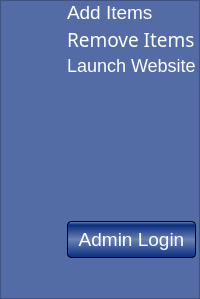
        <widget class="QFrame" name="sidebar_frame">
         <property name="styleSheet">
          <string notr="true">/*background-color: #8496C0;&lt;- older hue*/ 
background-color: #536Ca6;</string>
         </property>
         <property name="frameShape">
          <enum>QFrame::StyledPanel</enum>
         </property>
         <property name="frameShadow">
          <enum>QFrame::Raised</enum>
         </property>
         <layout class="QGridLayout" name="gridLayout">
          <property name="leftMargin">
           <number>3</number>
          </property>
          <property name="topMargin">
           <number>0</number>
          </property>
          <property name="rightMargin">
           <number>3</number>
          </property>
          <property name="bottomMargin">
           <number>0</number>
          </property>
          <property name="horizontalSpacing">
           <number>4</number>
          </property>
          <property name="verticalSpacing">
           <number>2</number>
          </property>
          <item row="4" column="1">
           <widget class="QPushButton" name="change_user_level_button">
            <property name="styleSheet">
             <string notr="true">QPushButton#change_user_level_button
{
	color: #ffffff;
	font-family: &quot;SourceSans3&quot;, sans-serif;
	font-size: 19px;
	font-weight: 400;
	
	background-color: QLinearGradient( x1: 0, y1: 0, x2: 0, y2: 1, stop: 0 #6b81b3, stop: 0.1 #092d80, stop: 0.5 #6b81b3 stop: 1 #092d80, stop: 1 #092d80);
	border-style: outset;
	border-width: 1px;
	border-color:black;
	padding: 6px;
	outline-offset: 4px;
	border-radius: 4px;

}

QPushButton:hover:!pressed#change_user_level_button
{
	background-color: QLinearGradient( x1: 0, y1: 0, x2: 0, y2: 1, stop: 0 #C46A33, stop: 0.1 #FF8500, stop: 0.5 #FF7500 stop: 1 #FF6500, stop: 1 #C46A33);
}</string>
            </property>
            <property name="text">
             <string>Admin Login</string>
            </property>
           </widget>
          </item>
          <item row="2" column="1">
           <widget class="QPushButton" name="launch_website_tab_button">
            <property name="styleSheet">
             <string notr="true">QPushButton#launch_website_tab_button
{
	color: #ffffff;
	font-family: &quot;SourceSans3&quot;, sans-serif;
	font-size: 18px;
	font-weight: 400;
	text-align: left;
	border: 0;
	background: none;
	box-shadow: none;
	border-radius: 0px;
}

QPushButton:hover:!pressed#launch_website_tab_button
{
	background-color: QLinearGradient( x1: 0, y1: 0, x2: 0, y2: 1, stop: 0 #C46A33, stop: 0.1 #FF8500, stop: 0.5 #FF7500 stop: 1 #FF6500, stop: 1 #C46A33);
}</string>
            </property>
            <property name="text">
             <string>Launch Website</string>
            </property>
           </widget>
          </item>
          <item row="5" column="1">
           <spacer name="verticalSpacer_2">
            <property name="orientation">
             <enum>Qt::Vertical</enum>
            </property>
            <property name="sizeType">
             <enum>QSizePolicy::Maximum</enum>
            </property>
            <property name="sizeHint" stdset="0">
             <size>
              <width>20</width>
              <height>40</height>
             </size>
            </property>
           </spacer>
          </item>
          <item row="1" column="1">
           <widget class="QPushButton" name="remove_item_tab_button">
            <property name="font">
             <font>
              <family>SourceSans3,sans-serif</family>
              <pointsize>-1</pointsize>
              <weight>50</weight>
              <bold>false</bold>
             </font>
            </property>
            <property name="styleSheet">
             <string notr="true">QPushButton#remove_item_tab_button
{
	color: #ffffff;
	font-family: &quot;SourceSans3&quot;, sans-serif;
	font-size: 19px;
	font-weight: 400;
	text-align: left;
	border: 0;
 	background: none;
 	box-shadow: none;
 	border-radius: 0px;
}

QPushButton:hover:!pressed#remove_item_tab_button
{
	background-color: QLinearGradient( x1: 0, y1: 0, x2: 0, y2: 1, stop: 0 #C46A33, stop: 0.1 #FF8500, stop: 0.5 		#FF7500 stop: 1 #FF6500, stop: 1 #C46A33);
}</string>
            </property>
            <property name="text">
             <string>Remove Items</string>
            </property>
           </widget>
          </item>
          <item row="0" column="1">
           <widget class="QPushButton" name="add_item_tab_button">
            <property name="layoutDirection">
             <enum>Qt::LeftToRight</enum>
            </property>
            <property name="styleSheet">
             <string notr="true">QPushButton#add_item_tab_button
{
	color: #ffffff;
	font-family: &quot;SourceSans3&quot;, sans-serif;
	font-size: 19px;
	font-weight: 400;
	text-align: left;
	border: 0;
 	background: none;
	box-shadow: none;
	border-radius: 0px;
}

QPushButton:hover:!pressed#add_item_tab_button
{
	background-color: QLinearGradient( x1: 0, y1: 0, x2: 0, y2: 1, stop: 0 #C46A33, stop: 0.1 #FF8500, stop: 0.5 #FF7500 stop: 1 #FF6500, stop: 1 #C46A33);
	

}</string>
            </property>
            <property name="text">
             <string>Add Items</string>
            </property>
           </widget>
          </item>
          <item row="2" column="0">
           <widget class="QLabel" name="view_item_icon">
            <property name="text">
             <string/>
            </property>
            <property name="pixmap">
             <pixmap>icons8-view-20.png</pixmap>
            </property>
           </widget>
          </item>
          <item row="1" column="0">
           <widget class="QLabel" name="remove_item_icon">
            <property name="text">
             <string/>
            </property>
            <property name="pixmap">
             <pixmap>icons8-minus-20.png</pixmap>
            </property>
           </widget>
          </item>
          <item row="4" column="0">
           <widget class="QLabel" name="user_level_icon">
            <property name="text">
             <string/>
            </property>
            <property name="pixmap">
             <pixmap>icons8-user-20.png</pixmap>
            </property>
           </widget>
          </item>
          <item row="0" column="0">
           <widget class="QLabel" name="add_item_icon">
            <property name="text">
             <string/>
            </property>
            <property name="pixmap">
             <pixmap>icons8-add-20.png</pixmap>
            </property>
           </widget>
          </item>
          <item row="3" column="1">
           <spacer name="verticalSpacer">
            <property name="orientation">
             <enum>Qt::Vertical</enum>
            </property>
            <property name="sizeType">
             <enum>QSizePolicy::MinimumExpanding</enum>
            </property>
            <property name="sizeHint" stdset="0">
             <size>
              <width>20</width>
              <height>143</height>
             </size>
            </property>
           </spacer>
          </item>
         </layout>
        </widget>
